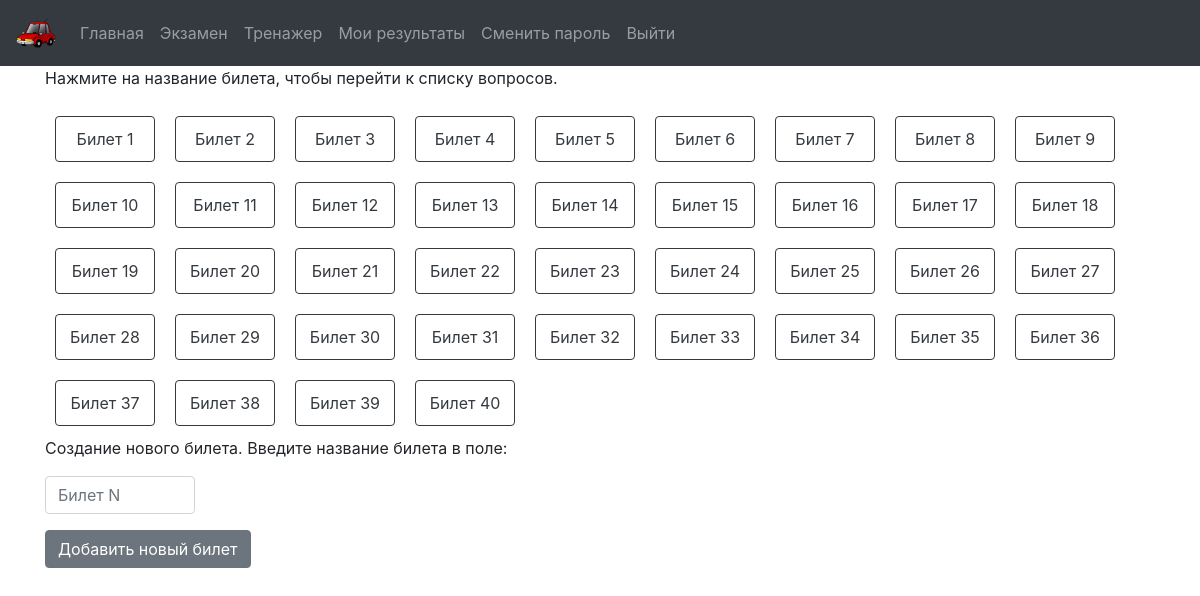
/tickets.php, run on the app's committed database.
### tables this page shows
CREATE TABLE IF NOT EXISTS `tickets` (
  `tkt_id` int(11) NOT NULL,
  `name` text NOT NULL
);

### api.php (called while the page is built, shortened)
<?php
function getAllTickets($db)
{
$sql="SELECT * FROM tickets;";
$result=array();
$stmt=$db->prepare($sql);
$stmt->execute();
while($row = $stmt->fetch(PDO::FETCH_ASSOC)) {$result[$row['tkt_id']] = $row;}
return $result;
}
?>

### tickets.php (the view, shortened to what this page needs)
<?php session_start();
include('header.php');
get_session();?>
<!DOCTYPE html>
<html lang="ru">
<head>
    <link rel="stylesheet" href="https://maxcdn.bootstrapcdn.com/bootstrap/4.0.0/css/bootstrap.min.css"
>
</head>
<body>
    <?php
    include 'db.php';
    include 'api.php';
    $tickets = getAllTickets($db);
    ?>
    <div class="container">
        <p>Нажмите на название билета, чтобы перейти к списку вопросов.</p>
        <?php foreach ($tickets as $row) {
        $tkt_id = $row['tkt_id'];
        $name = $row['name'];
        echo "<a class=\"blk btn btn-outline-dark\" href=\"questions.php?tkt_id=$tkt_id&name=$name\">$name</a>";}?>
        <br>
        <div style="display: inline-block; width:100%">
        <p>Создание нового билета. Введите название билета в поле:</p>
        <form name="form_ed">
            <div class="form-group">
                <input type="text" name="tkt_name" placeholder="Билет N" class="form-control" style="width: 150px;">
            </div>
            <input type="submit" name="add" value="Добавить новый билет" class="btn btn-secondary">
        </form>
        </div>
        <br><br></div>
</body>
</html>

### tickets.php (style rules this page uses)
.blk { margin: 10px; padding: 10px; float: left; width: 100px; }

### data on the page
tickets: name "Билет 1"
tickets: name "Билет 2"
tickets: name "Билет 3"
tickets: name "Билет 4"
tickets: name "Билет 5"
tickets: name "Билет 6"
tickets: name "Билет 7"
tickets: name "Билет 8"
tickets: name "Билет 9"
tickets: name "Билет 10"
tickets: name "Билет 11"
tickets: name "Билет 12"
tickets: name "Билет 13"
tickets: name "Билет 14"
tickets: name "Билет 15"
tickets: name "Билет 16"
tickets: name "Билет 17"
tickets: name "Билет 18"
tickets: name "Билет 19"
tickets: name "Билет 20"
tickets: name "Билет 21"
tickets: name "Билет 22"
tickets: name "Билет 23"
tickets: name "Билет 24"
tickets: name "Билет 25"
tickets: name "Билет 26"
tickets: name "Билет 27"
tickets: name "Билет 28"
tickets: name "Билет 29"
tickets: name "Билет 30"
tickets: name "Билет 31"
tickets: name "Билет 32"
tickets: name "Билет 33"
tickets: name "Билет 34"
tickets: name "Билет 35"
tickets: name "Билет 36"
tickets: name "Билет 37"
tickets: name "Билет 38"
tickets: name "Билет 39"
tickets: name "Билет 40"
